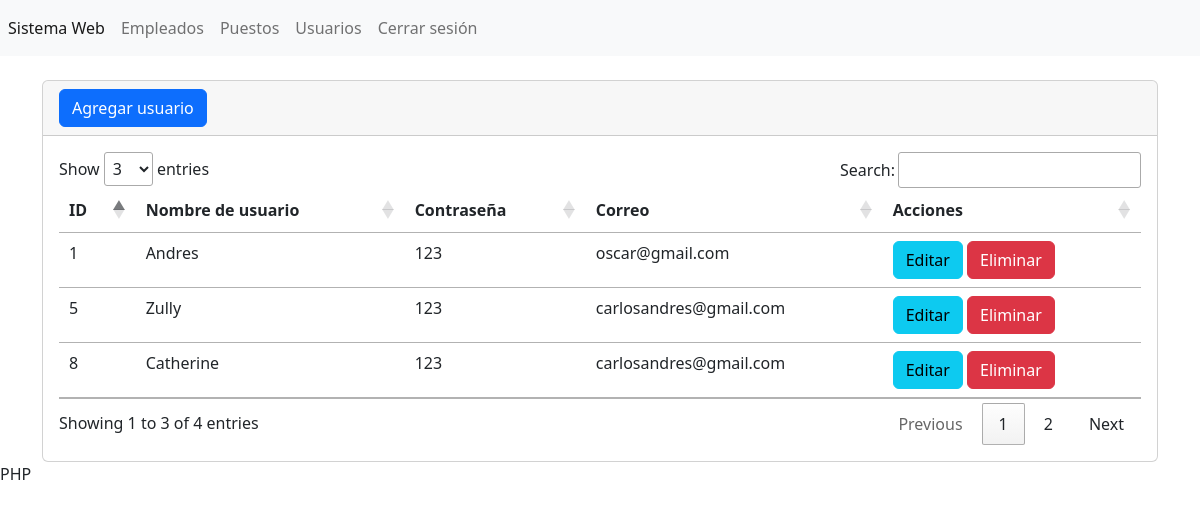
Screenshot of /sections/users/index.php (signed in) with the database file from the repository.
### tables this page shows
CREATE TABLE `tbl_usuarios` (
  `id` int(11) NOT NULL,
  `usuario` varchar(255) NOT NULL,
  `password` varchar(255) NOT NULL,
  `correo` varchar(255) NOT NULL
);

### sections/users/index.php (the view, shortened to what this page needs)
<?php
include("../../bd.php");
$sentencia = $conexion->prepare("SELECT * FROM `tbl_usuarios`");
$sentencia->execute();
$list_tbl_usuarios = $sentencia->fetchAll(PDO::FETCH_ASSOC);
?>
<?php include("../../templates/header.php") ?>
<br />
<div class="card">
    <div class="card-header">
        <a name="" id="" class="btn btn-primary" href="create.php" role="button">
            Agregar usuario
        </a>
    </div>
    <div class="card-body">
        <div class="table-responsive-sm">
            <table class="table" id="tabla_id">
                <thead>
                    <tr>
                        <th scope="col">ID</th>
                        <th scope="col">Nombre de usuario</th>
                        <th scope="col">Contraseña</th>
                        <th scope="col">Correo</th>
                        <th scope="col">Acciones</th>
                    </tr>
                </thead>
                <tbody>
                    <?php foreach ($list_tbl_usuarios as $registro) { ?>
                        <tr class="">
                            <td scope="row"><?php echo $registro['id']; ?></td>
                            <td><?php echo $registro['usuario']; ?></td>
                            <td><?php echo $registro['password']; ?></td>
                            <td><?php echo $registro['correo']; ?></td>
                            <td>
                                <a class="btn btn-info" href="edit.php?txtID=<?php echo $registro["id"]; ?>" role="button">Editar</a>
                                <a class="btn btn-danger" href="javascript:borrar(<?php echo $registro["id"]; ?>);" role="button">Eliminar</a>
                            </td>
                        </tr>
                    <?php } ?>
                </tbody>
            </table>
        </div>
    </div>
</div>
<?php include("../../templates/footer.php") ?>

### rows the page displays
tbl_usuarios: id "1", usuario "Andres", password "123", correo "oscar@gmail.com"
tbl_usuarios: id "5", usuario "Zully", password "123", correo "carlosandres@gmail.com"
tbl_usuarios: id "8", usuario "Catherine", password "123", correo "carlosandres@gmail.com"
